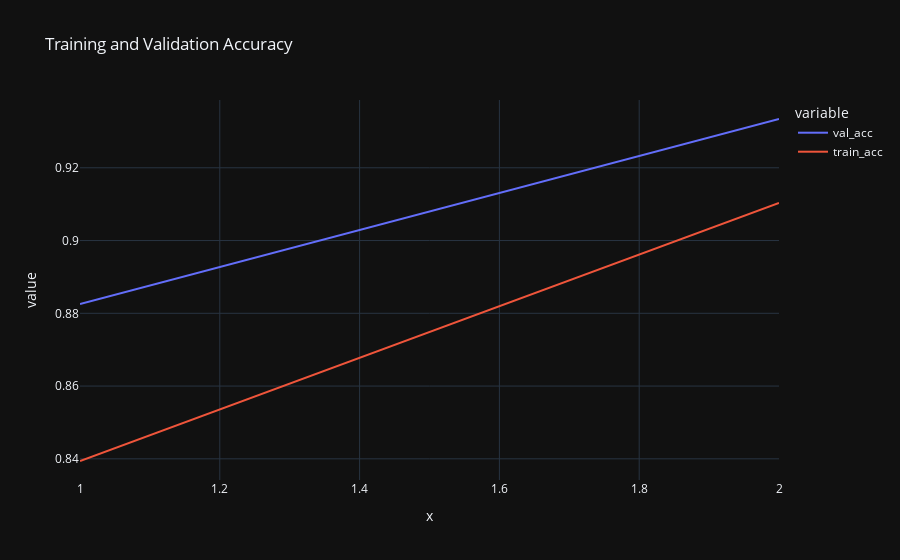

The notebook cell this image was saved under:
### Code cell
train_acc = model_history.history['accuracy']
val_acc = model_history.history['val_accuracy']
epoch = range(1, epochs + 1)

accuracy = pd.DataFrame({'train_acc' : train_acc, 'val_acc' : val_acc})

px.line(data_frame = accuracy, x = epoch, y = ['val_acc', 'train_acc'], title = 'Training and Validation Accuracy',
        template = 'plotly_dark')

### Figure 1 — Plotly figure (JSON) as saved in the notebook; plotly's stock layout.template omitted (floating-point values rounded to 4 significant figures)
{"data": [{"hovertemplate": "variable=val_acc<br>x=%{x}<br>value=%{y}<extra></extra>", "legendgroup": "val_acc", "line": {"color": "#636efa", "dash": "solid"}, "marker": {"symbol": "circle"}, "mode": "lines", "name": "val_acc", "orientation": "v", "showlegend": true, "type": "scatter", "x": [1, 2], "xaxis": "x", "y": [0.8825, 0.9334], "yaxis": "y"}, {"hovertemplate": "variable=train_acc<br>x=%{x}<br>value=%{y}<extra></extra>", "legendgroup": "train_acc", "line": {"color": "#EF553B", "dash": "solid"}, "marker": {"symbol": "circle"}, "mode": "lines", "name": "train_acc", "orientation": "v", "showlegend": true, "type": "scatter", "x": [1, 2], "xaxis": "x", "y": [0.8394, 0.9103], "yaxis": "y"}], "layout": {"legend": {"title": {"text": "variable"}, "tracegroupgap": 0}, "title": {"text": "Training and Validation Accuracy"}, "xaxis": {"anchor": "y", "domain": [0, 1], "title": {"text": "x"}}, "yaxis": {"anchor": "x", "domain": [0, 1], "title": {"text": "value"}}}}
